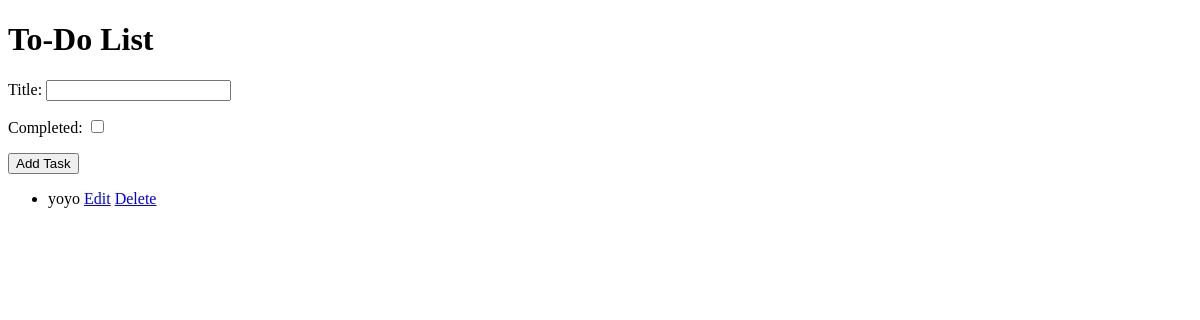
Before: / with the older database file.
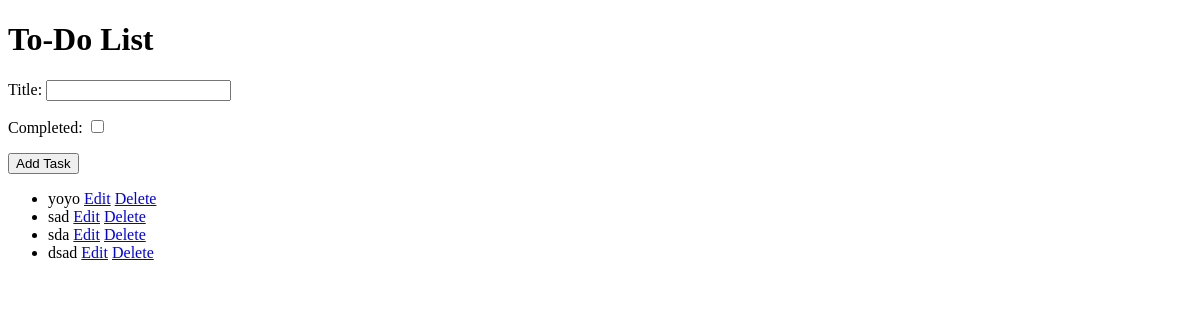
After: the same page with the newer database file.
### todo/models.py (models this page shows, shortened)
class Task(models.Model):
    title = models.CharField(max_length=200)
    completed = models.BooleanField(default=False)

### todo/views.py (the view)
# urls.py: path('', views.index, name='index'),
def index(request):
    tasks = Task.objects.all()
    form = TaskForm()
    if request.method == 'POST':
        form = TaskForm(request.POST)
        if form.is_valid():
            form.save()
        return redirect('/')
    context = {'tasks': tasks, 'form': form}
    return render(request, 'todo/index.html', context)

### todo/forms.py
class TaskForm(forms.ModelForm):
    class Meta:
        model = Task
        fields = '__all__'

### todo/templates/todo/index.html (shortened to what this page needs)
<!DOCTYPE html>
<html>
<head>
</head>
<body>
    <h1>To-Do List</h1>
    <form method="POST" action="/">
        {{ form.as_p }}
        <button type="submit">Add Task</button>
    </form>
    <ul>
        {% for task in tasks %}
            <li>
                {{ task.title }}
                <a href="{% url 'update_task' task.id %}">Edit</a>
                <a href="{% url 'delete' task.id %}">Delete</a>
            </li>
        {% endfor %}
    </ul>
</body>
</html>

Changed rows visible on the page:
added Task: title "sad"
added Task: title "sda"
added Task: title "dsad"
